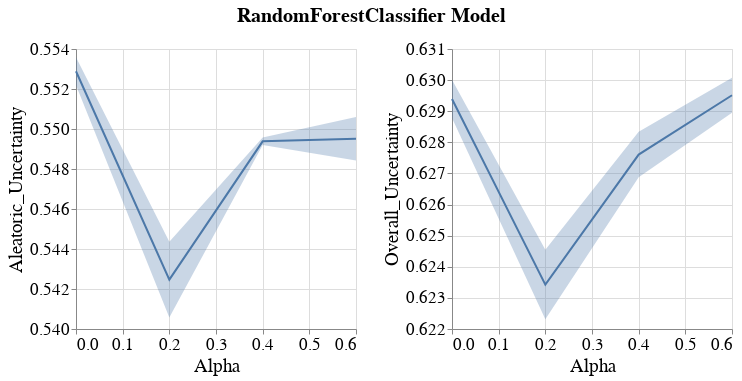

Write notebook code for a chart like this one.
### Code cell
visualizer.create_subgroup_metrics_line_band_plot(model_name=MODEL_NAMES[0],
                                                  subgroup_metrics=['Aleatoric_Uncertainty', 'Overall_Uncertainty'])

### Figure 1 — Vega-Lite specification as saved in the notebook (floating-point values rounded to 4 significant figures)
{"config": {"view": {"continuousWidth": 400, "continuousHeight": 300}, "axis": {"labelFontSize": 17, "labelFontWeight": "normal", "titleFontSize": 19, "titleFontWeight": "normal"}, "legend": {"labelFontSize": 17, "symbolStrokeWidth": 10, "titleFontSize": 19}, "title": {"fontSize": 17}}, "vconcat": [{"hconcat": [{"layer": [{"mark": {"type": "errorband", "extent": "ci"}, "encoding": {"x": {"field": "Intervention_Param", "title": "Alpha", "type": "quantitative"}, "y": {"field": "Metric_Value", "scale": {"zero": false}, "title": "Aleatoric_Uncertainty", "type": "quantitative"}}}, {"mark": "line", "encoding": {"x": {"field": "Intervention_Param", "title": "Alpha", "type": "quantitative"}, "y": {"aggregate": "mean", "field": "Metric_Value", "scale": {"zero": false}, "title": "Aleatoric_Uncertainty", "type": "quantitative"}}}], "height": 280, "width": 280}, {"layer": [{"mark": {"type": "errorband", "extent": "ci"}, "encoding": {"x": {"field": "Intervention_Param", "title": "Alpha", "type": "quantitative"}, "y": {"field": "Metric_Value", "scale": {"zero": false}, "title": "Overall_Uncertainty", "type": "quantitative"}}}, {"mark": "line", "encoding": {"x": {"field": "Intervention_Param", "title": "Alpha", "type": "quantitative"}, "y": {"aggregate": "mean", "field": "Metric_Value", "scale": {"zero": false}, "title": "Overall_Uncertainty", "type": "quantitative"}}}], "data": {"name": "data-de166be6b543e00a3aeba3d8d225d0c0"}, "height": 280, "width": 280}]}], "data": {"name": "data-f51a2e3b776b05f1dea374c9af933def"}, "title": {"text": "RandomForestClassifier Model", "anchor": "middle", "dy": -10, "fontSize": 20}, "$schema": "https://vega.github.io/schema/vega-lite/v4.17.0.json", "datasets": {"data-f51a2e3b776b05f1dea374c9af933def": [{"Metric": "Aleatoric_Uncertainty", "Bootstrap_Model_Seed": 101, "Model_Name": "RandomForestClassifier", "Model_Params": "{'bootstrap': True, 'ccp_alpha': 0.0, 'class_weight': None, 'criterion': 'gini', 'max_depth': None, 'max_features': 'sqrt', 'max_leaf_nodes': None, 'max_samples': None, 'min_impurity_decrease': 0.0, 'min_samples_leaf': 1, 'min_samples_split': 2, 'min_weight_fraction_leaf': 0.0, 'n_estimators': 100, 'n_jobs': None, 'oob_score': False, 'random_state': 101, 'verbose': 0, 'warm_start': False}", "Run_Number": "Run_1", "Dataset_Name": "Folktables_NY_2018_Employment", "Num_Estimators": 10, "Tag": "OK", "Record_Create_Date_Time": "2023-06-29T22:34:43.593000", "Session_Uuid": "3e73afa0-9bcb-419b-9328-2582e0d36fae", "Preprocessing_Techniques": "No", "Experiment_Iteration": "Exp_iter_1", "Dataset_Split_Seed": 100, "Model_Init_Seed": 100, "Fair_Intervention_Params_Lst": "[0.0, 0.2, 0.4, 0.6]", "Intervention_Param": 0.2, "Subgroup": "overall", "Metric_Value": 0.5444}, {"Metric": "Aleatoric_Uncertainty", "Bootstrap_Model_Seed": 102, "Model_Name": "RandomForestClassifier", "Model_Params": "{'bootstrap': True, 'ccp_alpha': 0.0, 'class_weight': None, 'criterion': 'gini', 'max_depth': None, 'max_features': 'sqrt', 'max_leaf_nodes': None, 'max_samples': None, 'min_impurity_decrease': 0.0, 'min_samples_leaf': 1, 'min_samples_split': 2, 'min_weight_fraction_leaf': 0.0, 'n_estimators': 100, 'n_jobs': None, 'oob_score': False, 'random_state': 102, 'verbose': 0, 'warm_start': False}", "Run_Number": "Run_2", "Dataset_Name": "Folktables_NY_2018_Employment", "Num_Estimators": 10, "Tag": "OK", "Record_Create_Date_Time": "2023-06-29T22:35:07.743000", "Session_Uuid": "3e73afa0-9bcb-419b-9328-2582e0d36fae", "Preprocessing_Techniques": "No", "Experiment_Iteration": "Exp_iter_1", "Dataset_Split_Seed": 100, "Model_Init_Seed": 100, "Fair_Intervention_Params_Lst": "[0.0, 0.2, 0.4, 0.6]", "Intervention_Param": 0.2, "Subgroup": "overall", "Metric_Value": 0.5406}, {"Metric": "Aleatoric_Uncertainty", "Bootstrap_Model_Seed": 101, "Model_Name": "RandomForestClassifier", "Model_Params": "{'bootstrap': True, 'ccp_alpha': 0.0, 'class_weight': None, 'criterion': 'gini', 'max_depth': None, 'max_features': 'sqrt', 'max_leaf_nodes': None, 'max_samples': None, 'min_impurity_decrease': 0.0, 'min_samples_leaf': 1, 'min_samples_split': 2, 'min_weight_fraction_leaf': 0.0, 'n_estimators': 200, 'n_jobs': None, 'oob_score': False, 'random_state': 101, 'verbose': 0, 'warm_start': False}", "Run_Number": "Run_1", "Dataset_Name": "Folktables_NY_2018_Employment", "Num_Estimators": 10, "Tag": "OK", "Record_Create_Date_Time": "2023-06-29T22:33:32.206000", "Session_Uuid": "3e73afa0-9bcb-419b-9328-2582e0d36fae", "Preprocessing_Techniques": "No", "Experiment_Iteration": "Exp_iter_1", "Dataset_Split_Seed": 100, "Model_Init_Seed": 100, "Fair_Intervention_Params_Lst": "[0.0, 0.2, 0.4, 0.6]", "Intervention_Param": 0.0, "Subgroup": "overall", "Metric_Value": 0.5522}, {"Metric": "Aleatoric_Uncertainty", "Bootstrap_Model_Seed": 102, "Model_Name": "RandomForestClassifier", "Model_Params": "{'bootstrap': True, 'ccp_alpha': 0.0, 'class_weight': None, 'criterion': 'gini', 'max_depth': None, 'max_features': 'sqrt', 'max_leaf_nodes': None, 'max_samples': None, 'min_impurity_decrease': 0.0, 'min_samples_leaf': 1, 'min_samples_split': 2, 'min_weight_fraction_leaf': 0.0, 'n_estimators': 200, 'n_jobs': None, 'oob_score': False, 'random_state': 102, 'verbose': 0, 'warm_start': False}", "Run_Number": "Run_2", "Dataset_Name": "Folktables_NY_2018_Employment", "Num_Estimators": 10, "Tag": "OK", "Record_Create_Date_Time": "2023-06-29T22:34:08.802000", "Session_Uuid": "3e73afa0-9bcb-419b-9328-2582e0d36fae", "Preprocessing_Techniques": "No", "Experiment_Iteration": "Exp_iter_1", "Dataset_Split_Seed": 100, "Model_Init_Seed": 100, "Fair_Intervention_Params_Lst": "[0.0, 0.2, 0.4, 0.6]", "Intervention_Param": 0.0, "Subgroup": "overall", "Metric_Value": 0.5536}, {"Metric": "Aleatoric_Uncertainty", "Bootstrap_Model_Seed": 101, "Model_Name": "RandomForestClassifier", "Model_Params": "{'bootstrap': True, 'ccp_alpha': 0.0, 'class_weight': None, 'criterion': 'gini', 'max_depth': None, 'max_features': 'sqrt', 'max_leaf_nodes': None, 'max_samples': None, 'min_impurity_decrease': 0.0, 'min_samples_leaf': 1, 'min_samples_split': 2, 'min_weight_fraction_leaf': 0.0, 'n_estimators': 200, 'n_jobs': None, 'oob_score': False, 'random_state': 101, 'verbose': 0, 'warm_start': False}", "Run_Number": "Run_1", "Dataset_Name": "Folktables_NY_2018_Employment", "Num_Estimators": 10, "Tag": "OK", "Record_Create_Date_Time": "2023-06-29T22:35:56.030000", "Session_Uuid": "3e73afa0-9bcb-419b-9328-2582e0d36fae", "Preprocessing_Techniques": "No", "Experiment_Iteration": "Exp_iter_1", "Dataset_Split_Seed": 100, "Model_Init_Seed": 100, "Fair_Intervention_Params_Lst": "[0.0, 0.2, 0.4, 0.6]", "Intervention_Param": 0.4, "Subgroup": "overall", "Metric_Value": 0.5492}, {"Metric": "Aleatoric_Uncertainty", "Bootstrap_Model_Seed": 102, "Model_Name": "RandomForestClassifier", "Model_Params": "{'bootstrap': True, 'ccp_alpha': 0.0, 'class_weight': None, 'criterion': 'gini', 'max_depth': None, 'max_features': 'sqrt', 'max_leaf_nodes': None, 'max_samples': None, 'min_impurity_decrease': 0.0, 'min_samples_leaf': 1, 'min_samples_split': 2, 'min_weight_fraction_leaf': 0.0, 'n_estimators': 200, 'n_jobs': None, 'oob_score': False, 'random_state': 102, 'verbose': 0, 'warm_start': False}", "Run_Number": "Run_2", "Dataset_Name": "Folktables_NY_2018_Employment", "Num_Estimators": 10, "Tag": "OK", "Record_Create_Date_Time": "2023-06-29T22:36:32.784000", "Session_Uuid": "3e73afa0-9bcb-419b-9328-2582e0d36fae", "Preprocessing_Techniques": "No", "Experiment_Iteration": "Exp_iter_1", "Dataset_Split_Seed": 100, "Model_Init_Seed": 100, "Fair_Intervention_Params_Lst": "[0.0, 0.2, 0.4, 0.6]", "Intervention_Param": 0.4, "Subgroup": "overall", "Metric_Value": 0.5496}, {"Metric": "Aleatoric_Uncertainty", "Bootstrap_Model_Seed": 101, "Model_Name": "RandomForestClassifier", "Model_Params": "{'bootstrap': True, 'ccp_alpha': 0.0, 'class_weight': None, 'criterion': 'gini', 'max_depth': None, 'max_features': 'sqrt', 'max_leaf_nodes': None, 'max_samples': None, 'min_impurity_decrease': 0.0, 'min_samples_leaf': 1, 'min_samples_split': 2, 'min_weight_fraction_leaf': 0.0, 'n_estimators': 200, 'n_jobs': None, 'oob_score': False, 'random_state': 101, 'verbose': 0, 'warm_start': False}", "Run_Number": "Run_1", "Dataset_Name": "Folktables_NY_2018_Employment", "Num_Estimators": 10, "Tag": "OK", "Record_Create_Date_Time": "2023-06-29T22:37:18.242000", "Session_Uuid": "3e73afa0-9bcb-419b-9328-2582e0d36fae", "Preprocessing_Techniques": "No", "Experiment_Iteration": "Exp_iter_1", "Dataset_Split_Seed": 100, "Model_Init_Seed": 100, "Fair_Intervention_Params_Lst": "[0.0, 0.2, 0.4, 0.6]", "Intervention_Param": 0.6, "Subgroup": "overall", "Metric_Value": 0.5484}, {"Metric": "Aleatoric_Uncertainty", "Bootstrap_Model_Seed": 102, "Model_Name": "RandomForestClassifier", "Model_Params": "{'bootstrap': True, 'ccp_alpha': 0.0, 'class_weight': None, 'criterion': 'gini', 'max_depth': None, 'max_features': 'sqrt', 'max_leaf_nodes': None, 'max_samples': None, 'min_impurity_decrease': 0.0, 'min_samples_leaf': 1, 'min_samples_split': 2, 'min_weight_fraction_leaf': 0.0, 'n_estimators': 200, 'n_jobs': None, 'oob_score': False, 'random_state': 102, 'verbose': 0, 'warm_start': False}", "Run_Number": "Run_2", "Dataset_Name": "Folktables_NY_2018_Employment", "Num_Estimators": 10, "Tag": "OK", "Record_Create_Date_Time": "2023-06-29T22:37:57.411000", "Session_Uuid": "3e73afa0-9bcb-419b-9328-2582e0d36fae", "Preprocessing_Techniques": "No", "Experiment_Iteration": "Exp_iter_1", "Dataset_Split_Seed": 100, "Model_Init_Seed": 100, "Fair_Intervention_Params_Lst": "[0.0, 0.2, 0.4, 0.6]", "Intervention_Param": 0.6, "Subgroup": "overall", "Metric_Value": 0.5506}], "data-de166be6b543e00a3aeba3d8d225d0c0": [{"Metric": "Overall_Uncertainty", "Bootstrap_Model_Seed": 101, "Model_Name": "RandomForestClassifier", "Model_Params": "{'bootstrap': True, 'ccp_alpha': 0.0, 'class_weight': None, 'criterion': 'gini', 'max_depth': None, 'max_features': 'sqrt', 'max_leaf_nodes': None, 'max_samples': None, 'min_impurity_decrease': 0.0, 'min_samples_leaf': 1, 'min_samples_split': 2, 'min_weight_fraction_leaf': 0.0, 'n_estimators': 100, 'n_jobs': None, 'oob_score': False, 'random_state': 101, 'verbose': 0, 'warm_start': False}", "Run_Number": "Run_1", "Dataset_Name": "Folktables_NY_2018_Employment", "Num_Estimators": 10, "Tag": "OK", "Record_Create_Date_Time": "2023-06-29T22:34:43.593000", "Session_Uuid": "3e73afa0-9bcb-419b-9328-2582e0d36fae", "Preprocessing_Techniques": "No", "Experiment_Iteration": "Exp_iter_1", "Dataset_Split_Seed": 100, "Model_Init_Seed": 100, "Fair_Intervention_Params_Lst": "[0.0, 0.2, 0.4, 0.6]", "Intervention_Param": 0.2, "Subgroup": "overall", "Metric_Value": 0.6245}, {"Metric": "Overall_Uncertainty", "Bootstrap_Model_Seed": 102, "Model_Name": "RandomForestClassifier", "Model_Params": "{'bootstrap': True, 'ccp_alpha': 0.0, 'class_weight': None, 'criterion': 'gini', 'max_depth': None, 'max_features': 'sqrt', 'max_leaf_nodes': None, 'max_samples': None, 'min_impurity_decrease': 0.0, 'min_samples_leaf': 1, 'min_samples_split': 2, 'min_weight_fraction_leaf': 0.0, 'n_estimators': 100, 'n_jobs': None, 'oob_score': False, 'random_state': 102, 'verbose': 0, 'warm_start': False}", "Run_Number": "Run_2", "Dataset_Name": "Folktables_NY_2018_Employment", "Num_Estimators": 10, "Tag": "OK", "Record_Create_Date_Time": "2023-06-29T22:35:07.743000", "Session_Uuid": "3e73afa0-9bcb-419b-9328-2582e0d36fae", "Preprocessing_Techniques": "No", "Experiment_Iteration": "Exp_iter_1", "Dataset_Split_Seed": 100, "Model_Init_Seed": 100, "Fair_Intervention_Params_Lst": "[0.0, 0.2, 0.4, 0.6]", "Intervention_Param": 0.2, "Subgroup": "overall", "Metric_Value": 0.6223}, {"Metric": "Overall_Uncertainty", "Bootstrap_Model_Seed": 101, "Model_Name": "RandomForestClassifier", "Model_Params": "{'bootstrap': True, 'ccp_alpha': 0.0, 'class_weight': None, 'criterion': 'gini', 'max_depth': None, 'max_features': 'sqrt', 'max_leaf_nodes': None, 'max_samples': None, 'min_impurity_decrease': 0.0, 'min_samples_leaf': 1, 'min_samples_split': 2, 'min_weight_fraction_leaf': 0.0, 'n_estimators': 200, 'n_jobs': None, 'oob_score': False, 'random_state': 101, 'verbose': 0, 'warm_start': False}", "Run_Number": "Run_1", "Dataset_Name": "Folktables_NY_2018_Employment", "Num_Estimators": 10, "Tag": "OK", "Record_Create_Date_Time": "2023-06-29T22:33:32.206000", "Session_Uuid": "3e73afa0-9bcb-419b-9328-2582e0d36fae", "Preprocessing_Techniques": "No", "Experiment_Iteration": "Exp_iter_1", "Dataset_Split_Seed": 100, "Model_Init_Seed": 100, "Fair_Intervention_Params_Lst": "[0.0, 0.2, 0.4, 0.6]", "Intervention_Param": 0.0, "Subgroup": "overall", "Metric_Value": 0.6288}, {"Metric": "Overall_Uncertainty", "Bootstrap_Model_Seed": 102, "Model_Name": "RandomForestClassifier", "Model_Params": "{'bootstrap': True, 'ccp_alpha': 0.0, 'class_weight': None, 'criterion': 'gini', 'max_depth': None, 'max_features': 'sqrt', 'max_leaf_nodes': None, 'max_samples': None, 'min_impurity_decrease': 0.0, 'min_samples_leaf': 1, 'min_samples_split': 2, 'min_weight_fraction_leaf': 0.0, 'n_estimators': 200, 'n_jobs': None, 'oob_score': False, 'random_state': 102, 'verbose': 0, 'warm_start': False}", "Run_Number": "Run_2", "Dataset_Name": "Folktables_NY_2018_Employment", "Num_Estimators": 10, "Tag": "OK", "Record_Create_Date_Time": "2023-06-29T22:34:08.802000", "Session_Uuid": "3e73afa0-9bcb-419b-9328-2582e0d36fae", "Preprocessing_Techniques": "No", "Experiment_Iteration": "Exp_iter_1", "Dataset_Split_Seed": 100, "Model_Init_Seed": 100, "Fair_Intervention_Params_Lst": "[0.0, 0.2, 0.4, 0.6]", "Intervention_Param": 0.0, "Subgroup": "overall", "Metric_Value": 0.63}, {"Metric": "Overall_Uncertainty", "Bootstrap_Model_Seed": 101, "Model_Name": "RandomForestClassifier", "Model_Params": "{'bootstrap': True, 'ccp_alpha': 0.0, 'class_weight': None, 'criterion': 'gini', 'max_depth': None, 'max_features': 'sqrt', 'max_leaf_nodes': None, 'max_samples': None, 'min_impurity_decrease': 0.0, 'min_samples_leaf': 1, 'min_samples_split': 2, 'min_weight_fraction_leaf': 0.0, 'n_estimators': 200, 'n_jobs': None, 'oob_score': False, 'random_state': 101, 'verbose': 0, 'warm_start': False}", "Run_Number": "Run_1", "Dataset_Name": "Folktables_NY_2018_Employment", "Num_Estimators": 10, "Tag": "OK", "Record_Create_Date_Time": "2023-06-29T22:35:56.030000", "Session_Uuid": "3e73afa0-9bcb-419b-9328-2582e0d36fae", "Preprocessing_Techniques": "No", "Experiment_Iteration": "Exp_iter_1", "Dataset_Split_Seed": 100, "Model_Init_Seed": 100, "Fair_Intervention_Params_Lst": "[0.0, 0.2, 0.4, 0.6]", "Intervention_Param": 0.4, "Subgroup": "overall", "Metric_Value": 0.6269}, {"Metric": "Overall_Uncertainty", "Bootstrap_Model_Seed": 102, "Model_Name": "RandomForestClassifier", "Model_Params": "{'bootstrap': True, 'ccp_alpha': 0.0, 'class_weight': None, 'criterion': 'gini', 'max_depth': None, 'max_features': 'sqrt', 'max_leaf_nodes': None, 'max_samples': None, 'min_impurity_decrease': 0.0, 'min_samples_leaf': 1, 'min_samples_split': 2, 'min_weight_fraction_leaf': 0.0, 'n_estimators': 200, 'n_jobs': None, 'oob_score': False, 'random_state': 102, 'verbose': 0, 'warm_start': False}", "Run_Number": "Run_2", "Dataset_Name": "Folktables_NY_2018_Employment", "Num_Estimators": 10, "Tag": "OK", "Record_Create_Date_Time": "2023-06-29T22:36:32.784000", "Session_Uuid": "3e73afa0-9bcb-419b-9328-2582e0d36fae", "Preprocessing_Techniques": "No", "Experiment_Iteration": "Exp_iter_1", "Dataset_Split_Seed": 100, "Model_Init_Seed": 100, "Fair_Intervention_Params_Lst": "[0.0, 0.2, 0.4, 0.6]", "Intervention_Param": 0.4, "Subgroup": "overall", "Metric_Value": 0.6283}, {"Metric": "Overall_Uncertainty", "Bootstrap_Model_Seed": 101, "Model_Name": "RandomForestClassifier", "Model_Params": "{'bootstrap': True, 'ccp_alpha': 0.0, 'class_weight': None, 'criterion': 'gini', 'max_depth': None, 'max_features': 'sqrt', 'max_leaf_nodes': None, 'max_samples': None, 'min_impurity_decrease': 0.0, 'min_samples_leaf': 1, 'min_samples_split': 2, 'min_weight_fraction_leaf': 0.0, 'n_estimators': 200, 'n_jobs': None, 'oob_score': False, 'random_state': 101, 'verbose': 0, 'warm_start': False}", "Run_Number": "Run_1", "Dataset_Name": "Folktables_NY_2018_Employment", "Num_Estimators": 10, "Tag": "OK", "Record_Create_Date_Time": "2023-06-29T22:37:18.242000", "Session_Uuid": "3e73afa0-9bcb-419b-9328-2582e0d36fae", "Preprocessing_Techniques": "No", "Experiment_Iteration": "Exp_iter_1", "Dataset_Split_Seed": 100, "Model_Init_Seed": 100, "Fair_Intervention_Params_Lst": "[0.0, 0.2, 0.4, 0.6]", "Intervention_Param": 0.6, "Subgroup": "overall", "Metric_Value": 0.6289}, {"Metric": "Overall_Uncertainty", "Bootstrap_Model_Seed": 102, "Model_Name": "RandomForestClassifier", "Model_Params": "{'bootstrap': True, 'ccp_alpha': 0.0, 'class_weight': None, 'criterion': 'gini', 'max_depth': None, 'max_features': 'sqrt', 'max_leaf_nodes': None, 'max_samples': None, 'min_impurity_decrease': 0.0, 'min_samples_leaf': 1, 'min_samples_split': 2, 'min_weight_fraction_leaf': 0.0, 'n_estimators': 200, 'n_jobs': None, 'oob_score': False, 'random_state': 102, 'verbose': 0, 'warm_start': False}", "Run_Number": "Run_2", "Dataset_Name": "Folktables_NY_2018_Employment", "Num_Estimators": 10, "Tag": "OK", "Record_Create_Date_Time": "2023-06-29T22:37:57.411000", "Session_Uuid": "3e73afa0-9bcb-419b-9328-2582e0d36fae", "Preprocessing_Techniques": "No", "Experiment_Iteration": "Exp_iter_1", "Dataset_Split_Seed": 100, "Model_Init_Seed": 100, "Fair_Intervention_Params_Lst": "[0.0, 0.2, 0.4, 0.6]", "Intervention_Param": 0.6, "Subgroup": "overall", "Metric_Value": 0.6301}]}}
